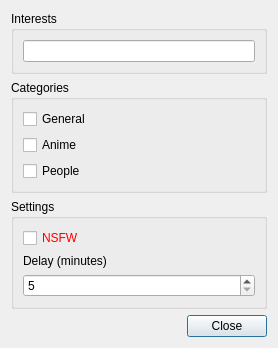
<?xml version="1.0" encoding="UTF-8"?>
<ui version="4.0">
 <class>settings_ui</class>
 <widget class="QDialog" name="settings_ui">
  <property name="geometry">
   <rect>
    <x>0</x>
    <y>0</y>
    <width>278</width>
    <height>305</height>
   </rect>
  </property>
  <property name="windowTitle">
   <string>Dialog</string>
  </property>
  <layout class="QVBoxLayout" name="verticalLayout_4">
   <item>
    <widget class="QGroupBox" name="interests">
     <property name="title">
      <string>Interests</string>
     </property>
     <layout class="QVBoxLayout" name="verticalLayout_2">
      <item>
       <widget class="QLineEdit" name="lineEdit"/>
      </item>
     </layout>
    </widget>
   </item>
   <item>
    <widget class="QGroupBox" name="categories">
     <property name="title">
      <string>Categories</string>
     </property>
     <layout class="QVBoxLayout" name="verticalLayout">
      <item>
       <widget class="QCheckBox" name="general">
        <property name="text">
         <string>General</string>
        </property>
       </widget>
      </item>
      <item>
       <widget class="QCheckBox" name="anime">
        <property name="text">
         <string>Anime</string>
        </property>
       </widget>
      </item>
      <item>
       <widget class="QCheckBox" name="people">
        <property name="text">
         <string>People</string>
        </property>
       </widget>
      </item>
     </layout>
    </widget>
   </item>
   <item>
    <widget class="QGroupBox" name="settings">
     <property name="title">
      <string>Settings</string>
     </property>
     <layout class="QVBoxLayout" name="verticalLayout_3">
      <item>
       <widget class="QCheckBox" name="nsfw">
        <property name="styleSheet">
         <string notr="true">QCheckBox {
	color: red;
}</string>
        </property>
        <property name="text">
         <string>NSFW</string>
        </property>
       </widget>
      </item>
      <item>
       <widget class="QLabel" name="label">
        <property name="text">
         <string>Delay (minutes)</string>
        </property>
       </widget>
      </item>
      <item>
       <widget class="QSpinBox" name="spinBox">
        <property name="minimum">
         <number>5</number>
        </property>
        <property name="maximum">
         <number>1000</number>
        </property>
       </widget>
      </item>
     </layout>
    </widget>
   </item>
   <item>
    <layout class="QHBoxLayout" name="buttons">
     <item>
      <spacer name="horizontalSpacer">
       <property name="orientation">
        <enum>Qt::Horizontal</enum>
       </property>
       <property name="sizeHint" stdset="0">
        <size>
         <width>16</width>
         <height>20</height>
        </size>
       </property>
      </spacer>
     </item>
     <item>
      <widget class="QPushButton" name="close">
       <property name="text">
        <string>Close</string>
       </property>
      </widget>
     </item>
    </layout>
   </item>
  </layout>
  <zorder>close</zorder>
  <zorder>next</zorder>
  <zorder>horizontalSpacer</zorder>
  <zorder>categories</zorder>
  <zorder>interests</zorder>
  <zorder>anime</zorder>
  <zorder>settings</zorder>
 </widget>
 <resources/>
 <connections/>
</ui>
